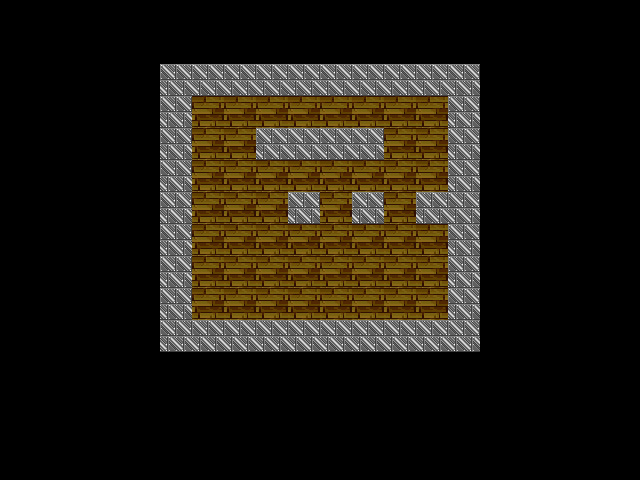

Below is a game level as drawn by its tile map, then a one-line description and the .tmx file that defines it, in full:
An orthogonal 20x15 tile map with 32x32 px tiles, 2 tile layers (Grounds, Walls), 6 tilesets and 14 objects (5x Blue, 5x Green, 3x Red, Hero).

<map version="1.0" orientation="orthogonal" width="20" height="15" tilewidth="32" tileheight="32">
 <tileset firstgid="1" name="grounds" tilewidth="32" tileheight="32">
  <image source="../assets/images/grounds.png" width="128" height="128" />
 </tileset>
 <tileset firstgid="17" name="walls" tilewidth="32" tileheight="32">
  <image source="../assets/images/walls.png" width="128" height="96" />
 </tileset>
 <tileset firstgid="29" name="changers" tilewidth="32" tileheight="32">
  <image source="../assets/images/changers.png" width="96" height="32" />
 </tileset>
 <tileset firstgid="32" name="capsules" tilewidth="32" tileheight="32">
  <image source="../assets/images/capsules.png" width="96" height="64" />
 </tileset>
 <tileset firstgid="38" name="viruses" tilewidth="32" tileheight="32">
  <image source="../assets/images/viruses.png" width="96" height="128" />
 </tileset>
 <tileset firstgid="50" name="hero" tilewidth="32" tileheight="32">
  <image source="../assets/images/character.png" width="384" height="96" />
 </tileset>
 <layer name="Grounds" width="20" height="15">
  <data encoding="csv">
0,0,0,0,0,0,0,0,0,0,0,0,0,0,0,0,0,0,0,0,
0,0,0,0,0,0,0,0,0,0,0,0,0,0,0,0,0,0,0,0,
0,0,0,0,0,0,0,0,0,0,0,0,0,0,0,0,0,0,0,0,
0,0,0,0,0,0,9,9,9,9,9,9,9,9,0,0,0,0,0,0,
0,0,0,0,0,0,9,9,9,0,0,9,9,9,0,0,0,0,0,0,
0,0,0,0,0,0,9,9,9,9,9,9,9,9,0,0,0,0,0,0,
0,0,0,0,0,0,9,9,9,9,9,0,9,0,0,0,0,0,0,0,
0,0,0,0,0,0,9,9,9,9,9,9,9,9,0,0,0,0,0,0,
0,0,0,0,0,0,9,9,9,9,9,9,9,9,0,0,0,0,0,0,
0,0,0,0,0,0,9,9,9,9,9,9,9,9,0,0,0,0,0,0,
0,0,0,0,0,0,0,0,0,0,0,0,0,0,0,0,0,0,0,0,
0,0,0,0,0,0,0,0,0,0,0,0,0,0,0,0,0,0,0,0,
0,0,0,0,0,0,0,0,0,0,0,0,0,0,0,0,0,0,0,0,
0,0,0,0,0,0,0,0,0,0,0,0,0,0,0,0,0,0,0,0,
0,0,0,0,0,0,0,0,0,0,0,0,0,0,0,0,0,0,0,0
</data>
 </layer>
 <layer name="Walls" width="20" height="15">
  <data encoding="csv">
0,0,0,0,0,0,0,0,0,0,0,0,0,0,0,0,0,0,0,0,
0,0,0,0,0,0,0,0,0,0,0,0,0,0,0,0,0,0,0,0,
0,0,0,0,0,22,22,22,22,22,22,22,22,22,22,0,0,0,0,0,
0,0,0,0,0,22,0,0,0,0,0,0,0,0,22,0,0,0,0,0,
0,0,0,0,0,22,0,0,22,22,22,22,0,0,22,0,0,0,0,0,
0,0,0,0,0,22,0,0,0,0,0,0,0,0,22,0,0,0,0,0,
0,0,0,0,0,22,0,0,0,22,0,22,0,22,22,0,0,0,0,0,
0,0,0,0,0,22,0,0,0,0,0,0,0,0,22,0,0,0,0,0,
0,0,0,0,0,22,0,0,0,0,0,0,0,0,22,0,0,0,0,0,
0,0,0,0,0,22,0,0,0,0,0,0,0,0,22,0,0,0,0,0,
0,0,0,0,0,22,22,22,22,22,22,22,22,22,22,0,0,0,0,0,
0,0,0,0,0,0,0,0,0,0,0,0,0,0,0,0,0,0,0,0,
0,0,0,0,0,0,0,0,0,0,0,0,0,0,0,0,0,0,0,0,
0,0,0,0,0,0,0,0,0,0,0,0,0,0,0,0,0,0,0,0,
0,0,0,0,0,0,0,0,0,0,0,0,0,0,0,0,0,0,0,0
</data>
 </layer>
 <objectgroup name="Changers" width="20" height="15">
  <object name="Red" gid="29" x="320" y="320">
   <properties>
    <property name="type" value="red" />
   </properties>
  </object>
  <object name="Blue" gid="30" x="288" y="320">
   <properties>
    <property name="type" value="blue" />
   </properties>
  </object>
  <object name="Green" gid="31" x="224" y="224">
   <properties>
    <property name="type" value="green" />
   </properties>
  </object>
 </objectgroup>
 <objectgroup name="Capsules" width="20" height="15">
  <object name="Blue" gid="33" x="384" y="224">
   <properties>
    <property name="type" value="blue" />
   </properties>
  </object>
  <object name="Green" gid="34" x="352" y="192">
   <properties>
    <property name="type" value="green" />
   </properties>
  </object>
  <object name="Red" gid="32" x="320" y="224">
   <properties>
    <property name="type" value="red" />
   </properties>
  </object>
  <object name="Green" gid="34" x="224" y="192">
   <properties>
    <property name="type" value="green" />
   </properties>
  </object>
  <object name="Blue" gid="33" x="256" y="224">
   <properties>
    <property name="type" value="blue" />
   </properties>
  </object>
 </objectgroup>
 <objectgroup name="Viruses" width="20" height="15">
  <object name="Green" gid="40" x="352" y="320">
   <properties>
    <property name="type" value="green" />
   </properties>
  </object>
  <object name="Blue" gid="39" x="192" y="288">
   <properties>
    <property name="type" value="blue" />
   </properties>
  </object>
  <object name="Red" gid="38" x="384" y="128">
   <properties>
    <property name="type" value="red" />
   </properties>
  </object>
  <object name="Blue" gid="39" x="256" y="320">
   <properties>
    <property name="type" value="blue" />
   </properties>
  </object>
  <object name="Green" gid="40" x="416" y="288">
   <properties>
    <property name="type" value="green" />
   </properties>
  </object>
 </objectgroup>
 <objectgroup name="Hero" width="20" height="15">
  <object name="Hero" gid="62" x="416" y="320">
   <properties>
    <property name="color" value="blue" />
   </properties>
  </object>
 </objectgroup>
</map>
